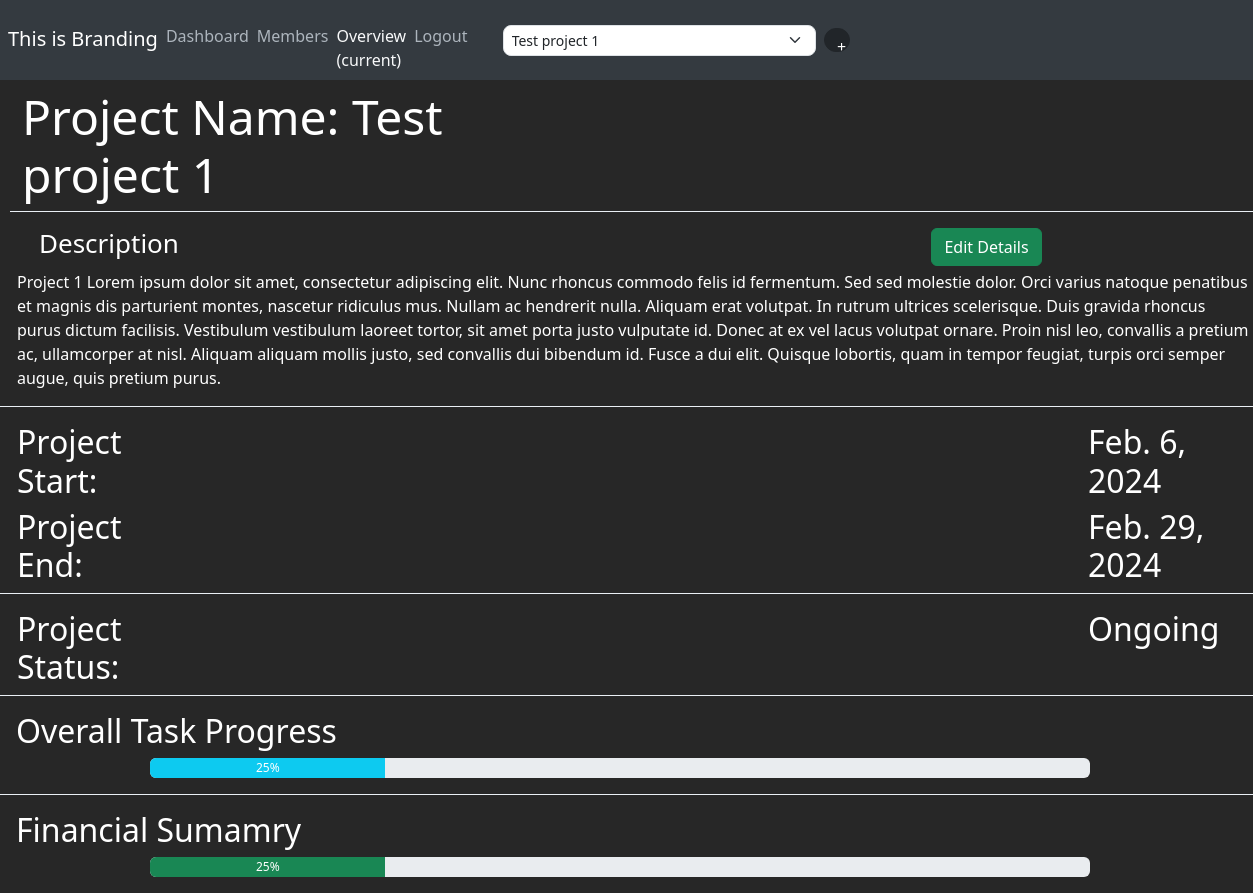
The page /view_project/ (signed in) on the database its author committed.
### PMApp/models.py (models this page shows, shortened)
class Project(models.Model):
    class Status(models.IntegerChoices):
        ONGOING = 0, _("Ongoing")
        FINISHED = 1, _("Finished")
        ARCHIVED = 2, _("Archived")
    project_id = models.SmallAutoField(primary_key=True)
    project_name = models.CharField(max_length=255)
    project_desc = models.TextField()
    project_start = models.DateField(default=date.today)
    project_end = models.DateField(default=None, blank=True, null=True)
    project_status = models.IntegerField(choices=Status, default=Status.ONGOING)

### PMApp/views.py (the view)
# urls.py: path("view_project/", views.view_project, name="view_project"),
def view_project(request):
    project_id = request.session["current_project_id"]
    try:
        project_obj = Project.objects.get(project_id=project_id)
    except:
        raise Http404("Project does not exist")
    return render(request,
                  "view_project.html",
                  {"project": project_obj})

### PMApp/context_processors.py (called while the page is built)
def projects_processor(request):
    projects = Project.objects.all()
    return {"projects": projects}

### PMApp/templates/view_project.html (shortened to what this page needs)
{% extends 'base.html' %}
{% block navbar %}
    <ul class="navbar-nav mt-3">
      <li class="navbar-item"><a class="navbar-brand ms-2 me-2" style="color: FFFFFF">This is Branding</a></li>
      <li class="navbar-item"><a class="me-2" style="color: ADB5BD; text-decoration: none;" href="{% url 'dashboard' %}">Dashboard</a></li>
      <li class="navbar-item"><a class="me-2" style="color: ADB5BD; text-decoration: none;" href="{% url 'view_members' %}">Members</a></li>
      <li class="navbar-item"><a class="me-2" style="color: F8F9FA; text-decoration: none;" href="{% url 'view_project' %}">Overview (current)</a></li>
      <li><a class="mr-2" style="color: ADB5BD; text-decoration: none;" href="">Logout</a></li>
    </ul>
{% endblock %}
{% block content %}
<div style="color: WHITE;">
  <div class="row mt-2" style="margin-left: 10px;">
    <div class="col">
      <h1 style="font-size: 48px;">Project Name: {{ project.project_name }} </h1>
    </div>
      <div class="col mt-2" style="margin-left:25%">
  </div>
  <div class="mb-3" style="height: 1px; background-color: #EAEFF5"></div>
  <div class="row" style="margin-left: 5px;">
    <div class="col">
      <h2 style="font-size: 26px;"> Description </h2>
    </div>
    <div class="col mb-1" style="margin-left: 45%">
        {% if project.project_status != 2 %}
        <a href="{% url 'update_project' %}">
            <button class="btn btn-success" type="button">Edit Details</button>
        </a>
        {% endif %}
      </div>
    </div>
  </div>
  <div class="row" style="margin-left: 5px;">
    <p> {{ project.project_desc }} </p>
  </div>
  <div class="mb-3" style="height: 1px; background-color: #EAEFF5"></div>
  <div class="row" style="margin-left: 5px;">
    <div class="col">
      <h2>Project Start:</h2>
    </div>
    <div class="col" style="margin-left: 70%;">
      <h2> {{ project.project_start }} </h2>
    </div>
  </div>
  <div class="row" style="margin-left: 5px;">
    <div class="col">
      <h2>Project End:</h2>
    </div>
    <div class="col" style="margin-left: 70%;">
      <h2> {{ project.project_end }} </h2>
    </div>
  </div>
  <div class="mb-3" style="height: 1px; background-color: #EAEFF5"></div>
  <div class="row" style="margin-left: 5px;">
    <div class="col">
      <h2>Project Status: </h2>
    </div>
    <div class="col" style="margin-left: 70%">
      <h2> {{ project.get_project_status_display }} </h2>
    </div>
  </div>
  <div class="mb-3" style="height: 1px; background-color: #EAEFF5"></div>
  <h2 class="ms-3"> Overall Task Progress </h2>
  <div class="progress mb-3" role="progressbar" aria-valuenow="25" aria-valuemin="0" aria-valuemax="100" style="height: 20px; width: 75%; margin-left: 12%">
    <div class="progress-bar bg-info" style="width: 25%">25%</div>
  </div>
  <div class="mb-3" style="height: 1px; background-color: #EAEFF5"></div>
  <h2 class="ms-3"> Financial Sumamry </h2>
  <div class="progress mb-3" role="progressbar" aria-valuenow="25" aria-valuemin="0" aria-valuemax="100" style="height: 20px; width: 75%; margin-left: 12%">
    <div class="progress-bar bg-success" style="width: 25%">25%</div>
  </div>
</div>
{% endblock %}

### rows shown on the page
Project: project_name "Test project 1", project_desc "Project 1 Lorem ipsum dolor sit amet, consectetur adipiscing elit. Nunc rhoncus commodo felis id fermentum. Sed sed molestie dolor. Orci varius natoque penatibus et magnis dis parturient montes, nascetur ridiculus mus. Nullam ac hendrerit nulla. Aliquam erat volutpat. In rutrum ultrices scelerisque. Duis gravida rhoncus purus dictum facilisis. Vestibulum vestibulum laoreet tortor, sit amet porta justo vulputate id. Donec at ex vel lacus volutpat ornare. Proin nisl leo, convallis a pretium ac, ullamcorper at nisl. Aliquam aliquam mollis justo, sed convallis dui bibendum id. Fusce a dui elit. Quisque lobortis, quam in tempor feugiat, turpis orci semper augue, quis pretium purus.", project_start "Feb. 6, 2024", project_end "Feb. 29, 2024", project_status "Ongoing"

### other values the page prints
form field project_selector "Test project 1"
